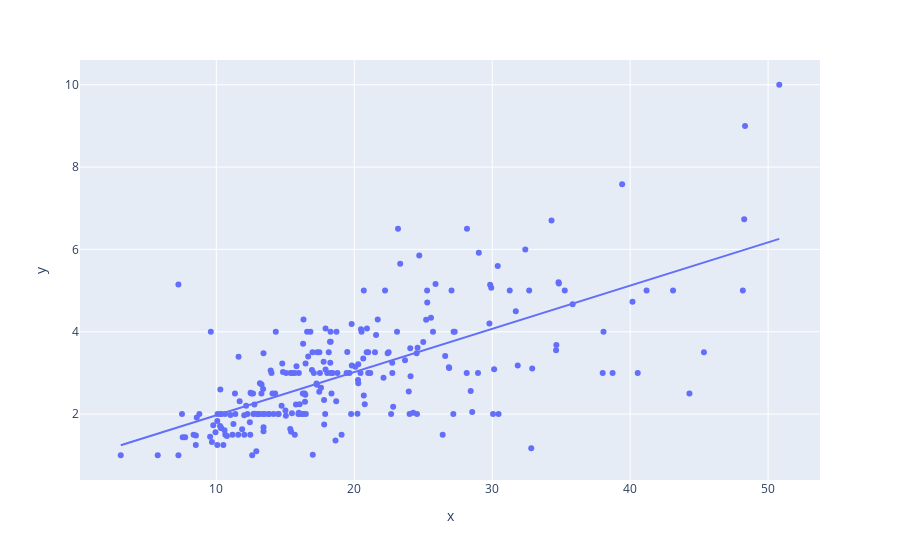

The code cell stored with this chart in its notebook:
### Code cell
px.scatter(x=df['total_bill'],y=df['tip'],trendline='ols')

### Figure 1 — Plotly figure (JSON) as saved in the notebook; plotly's stock layout.template omitted (floating-point values rounded to 4 significant figures; data arrays with more than 128 entries replaced by an {"elided": "..."} marker saying what was removed)
{"data": [{"hovertemplate": "x=%{x}<br>y=%{y}<extra></extra>", "legendgroup": "", "marker": {"color": "#636efa", "symbol": "circle"}, "mode": "markers", "name": "", "orientation": "v", "showlegend": false, "type": "scatter", "x": {"elided": "244 float values"}, "xaxis": "x", "y": {"elided": "244 float values"}, "yaxis": "y"}, {"hovertemplate": "<b>OLS trendline</b><br>y = 0.105025 * x + 0.92027<br>R<sup>2</sup>=0.456617<br><br>x=%{x}<br>y=%{y} <b>(trend)</b><extra></extra>", "legendgroup": "", "marker": {"color": "#636efa", "symbol": "circle"}, "mode": "lines", "name": "", "showlegend": false, "type": "scatter", "x": {"elided": "244 float values"}, "xaxis": "x", "y": {"elided": "244 float values"}, "yaxis": "y"}], "layout": {"legend": {"tracegroupgap": 0}, "margin": {"t": 60}, "xaxis": {"anchor": "y", "domain": [0, 1], "title": {"text": "x"}}, "yaxis": {"anchor": "x", "domain": [0, 1], "title": {"text": "y"}}}}
